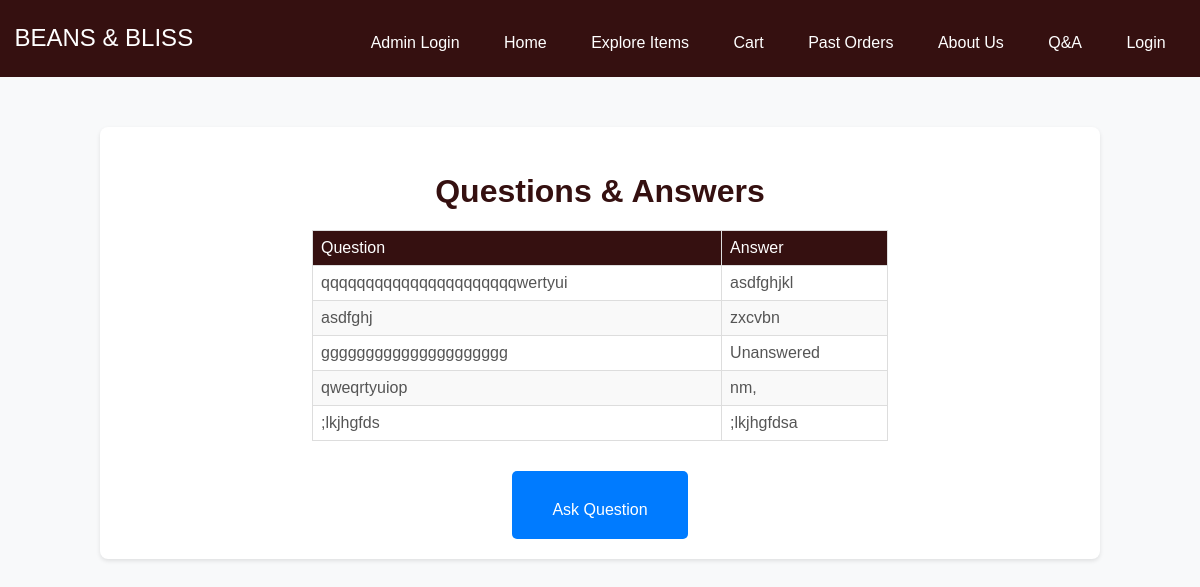
The app's page /qa/ with its own data.
### coffeeday/models.py (models this page shows, shortened)
class QA(models.Model):
    question = models.TextField()
    answer = models.TextField(blank=True, null=True)
    answered = models.BooleanField(default=False)

### coffeeday/views.py (the view)
# urls.py: path('qa/', views.que_and_ans, name='qa'),
def que_and_ans(request):
    questions = QA.objects.all()
    return render(request, 'qa.html', {'questions': questions})

### coffeeday/templates/qa.html
{% extends "base.html" %}
{% block content %}
<div class="container mt-4">
    <h2>Questions & Answers</h2>
    <table class="table table-striped">
        <thead>
            <tr>
                <th>Question</th>
                <th>Answer</th>
            </tr>
        </thead>
        <tbody>
            {% for question in questions %}
            <tr>
                <td>{{ question.question }}</td>
                <td>{{ question.answer|default:"Unanswered" }}</td>
            </tr>
            {% endfor %}
        </tbody>
    </table>
    <div class="ask-question-btn-container">
        <button class="ask-question-btn"><a href="{% url 'ask_question' %}">Ask Question</a></button>
    </div>
</div>
{% endblock %}

### coffeeday/static/css/base_css.css (style rules this page uses)
body, html { font-family: Arial, sans-serif; }
.ask-question-btn-container { display: flex; justify-content: center; margin-top: 20px; }
.ask-question-btn { background-color: #007bff; color: black; border: none; padding: 10px 20px; border-radius: 5px; font-size: 16px; cursor: pointer; text-align: center; text-decoration: none; transition: background-color 0.3s ease; }
.ask-question-btn a { color: #fff; text-decoration: none; }

### coffeeday/static/css/home_css.css (style rules this page uses)
body, html { font-family: Arial, sans-serif; }

### coffeeday/static/css/cart_css.css (style rules this page uses)
.container { max-width: 600px; margin: 0 auto; padding: 20px; font-family: Arial, sans-serif; color: #333; justify-content: center; align-items: center; }
.container h2 { font-size: 2rem; margin-bottom: 20px; color: #351010; text-align: center; }

### coffeeday/static/css/about_us_css.css (style rules this page uses)
.container { width: 100%; margin: 0 auto; }
h1, h2, h3 { color: #222; }

### coffeeday/static/css/past_orders_css.css (style rules this page uses)
.container { max-width: 1000px; margin: 0 auto; padding: 20px; font-family: Arial, sans-serif; color: #333; justify-content: center; align-items: center; }
.container h2 { font-size: 2rem; margin-bottom: 20px; color: #351010; text-align: center; }
table { width: 60%; border-collapse: collapse; margin-bottom: 5rem; margin: 0 auto; }
thead th { background-color: #351010; color: white; font-weight: 400; padding: 0.75rem; text-align: left; border-bottom: 2px solid #ddd; }
tbody td { padding: 0.75rem; border-bottom: 1px solid #ddd; }
tbody tr:nth-child(even) { background-color: #f9f9f9; }

### coffeeday/static/css/order_confirmation_css.css (style rules this page uses)
body { font-family: Arial, sans-serif; margin: 0; padding: 0; background-color: #f8f9fa; }
.container { width: 80%; margin: 50px auto; padding: 20px; border-radius: 8px; background-color: #fff; box-shadow: 0 2px 4px rgba(0, 0, 0, 0.1); }
h2 { text-align: center; color: #333; margin-bottom: 20px; }
table { width: 60%; border-collapse: collapse; margin-bottom: 20px; }
table th, table td { border: 1px solid #ddd; padding: 8px; text-align: left; }
table th { background-color: #351010; color: white; }
table td { color: #555; }
button, a { display: inline-block; padding: 10px 20px; margin-top: 10px; border: none; border-radius: 4px; text-decoration: none; color: #fff; text-align: center; font-size: 16px; cursor: pointer; transition: background-color 0.3s; }

### coffeeday/static/css/order_success_css.css (style rules this page uses)
body { font-family: Arial, sans-serif; margin: 0; padding: 0; background-color: #f8f9fa; }

### records on screen
QA: question "qqqqqqqqqqqqqqqqqqqqqqwertyui", answer "asdfghjkl"
QA: question "asdfghj", answer "zxcvbn"
QA: question "ggggggggggggggggggggg", answer "Unanswered"
QA: question "qweqrtyuiop", answer "nm,"
QA: question ";lkjhgfds", answer ";lkjhgfdsa"
